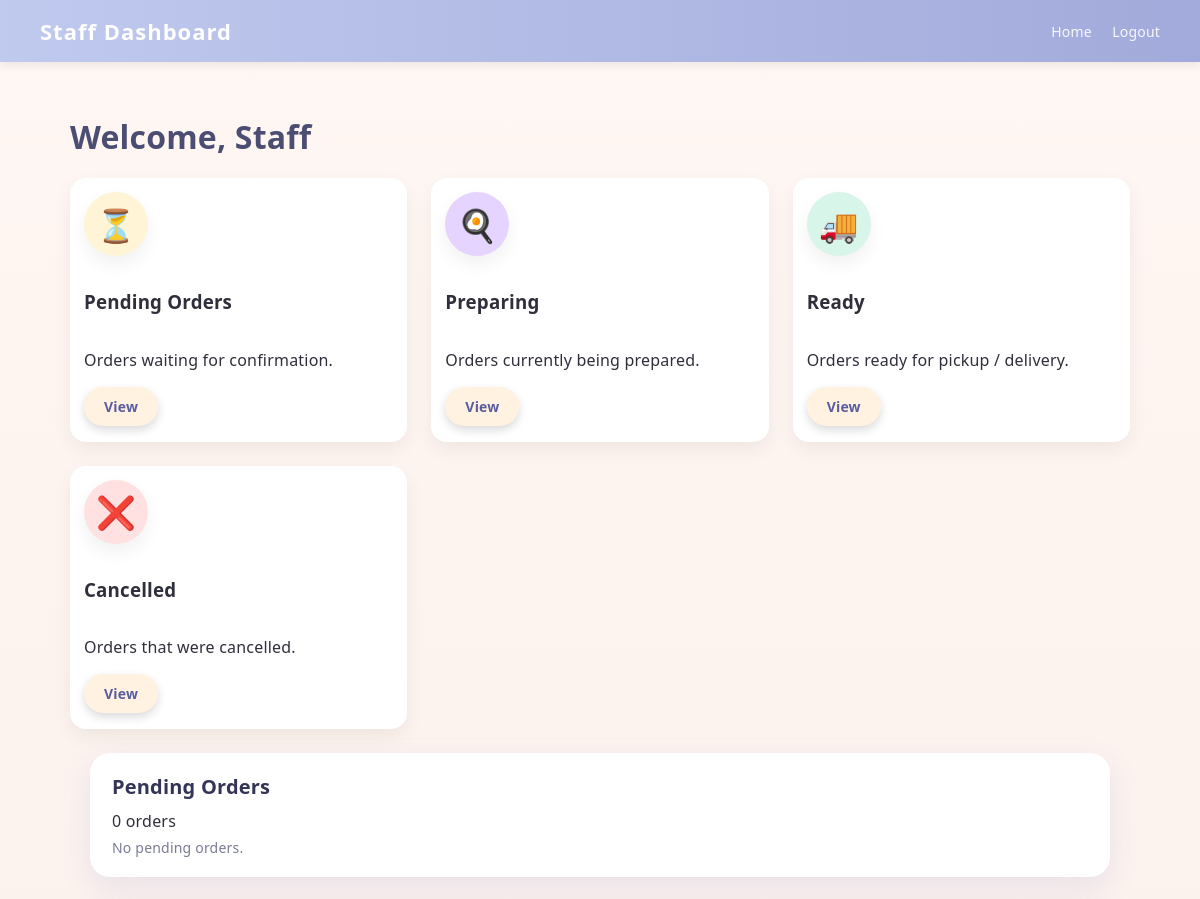
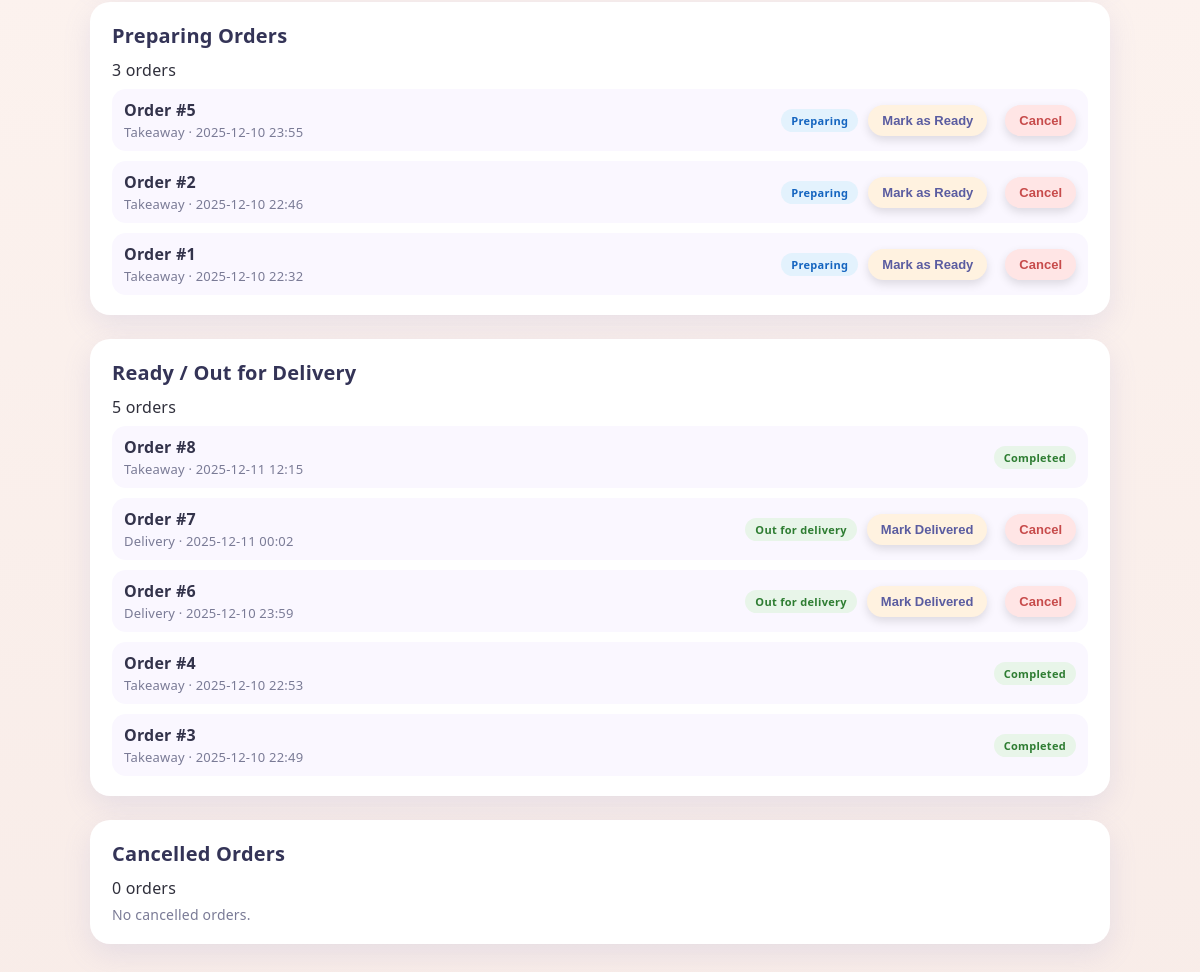
The page /staff/dashboard/ (signed in) on the database as committed earlier (2 pictures, top to bottom).
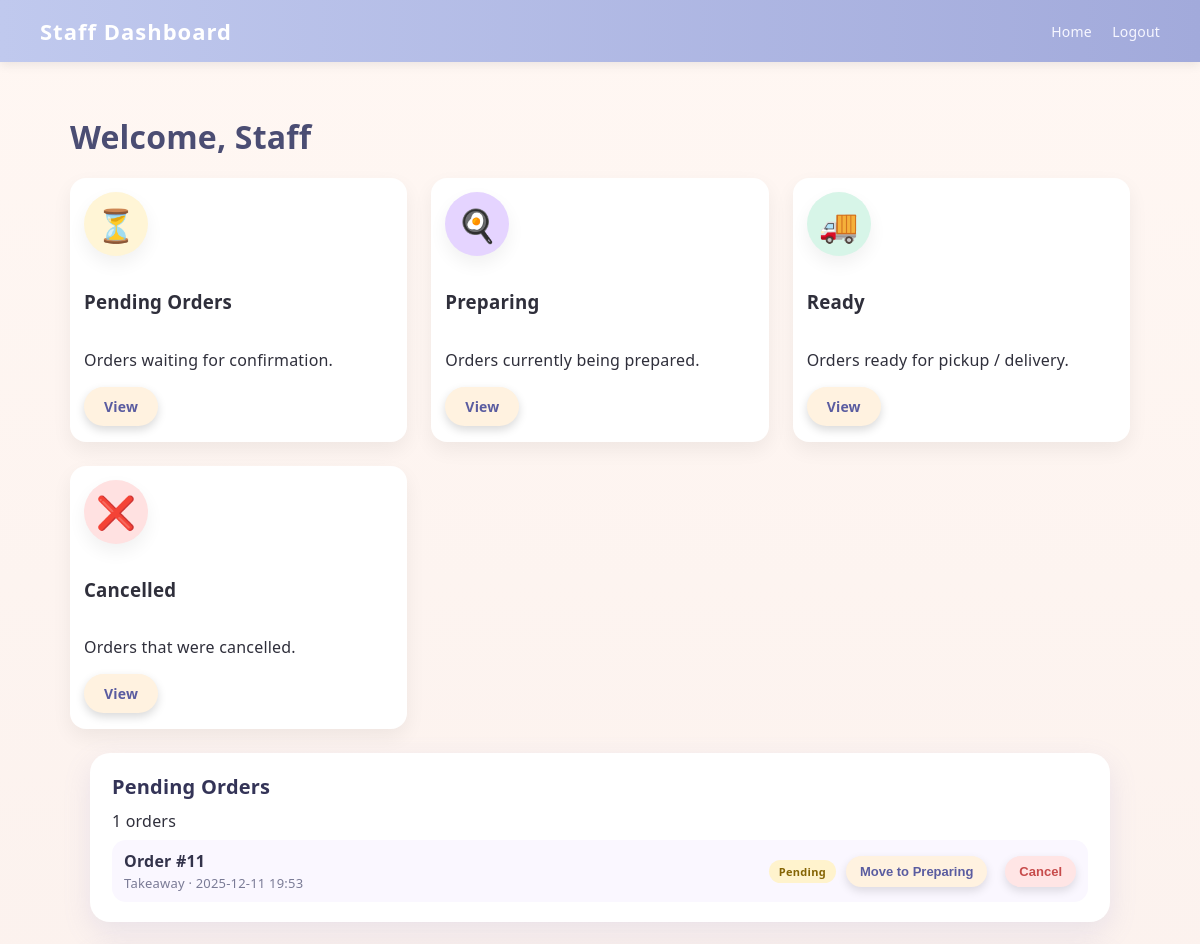
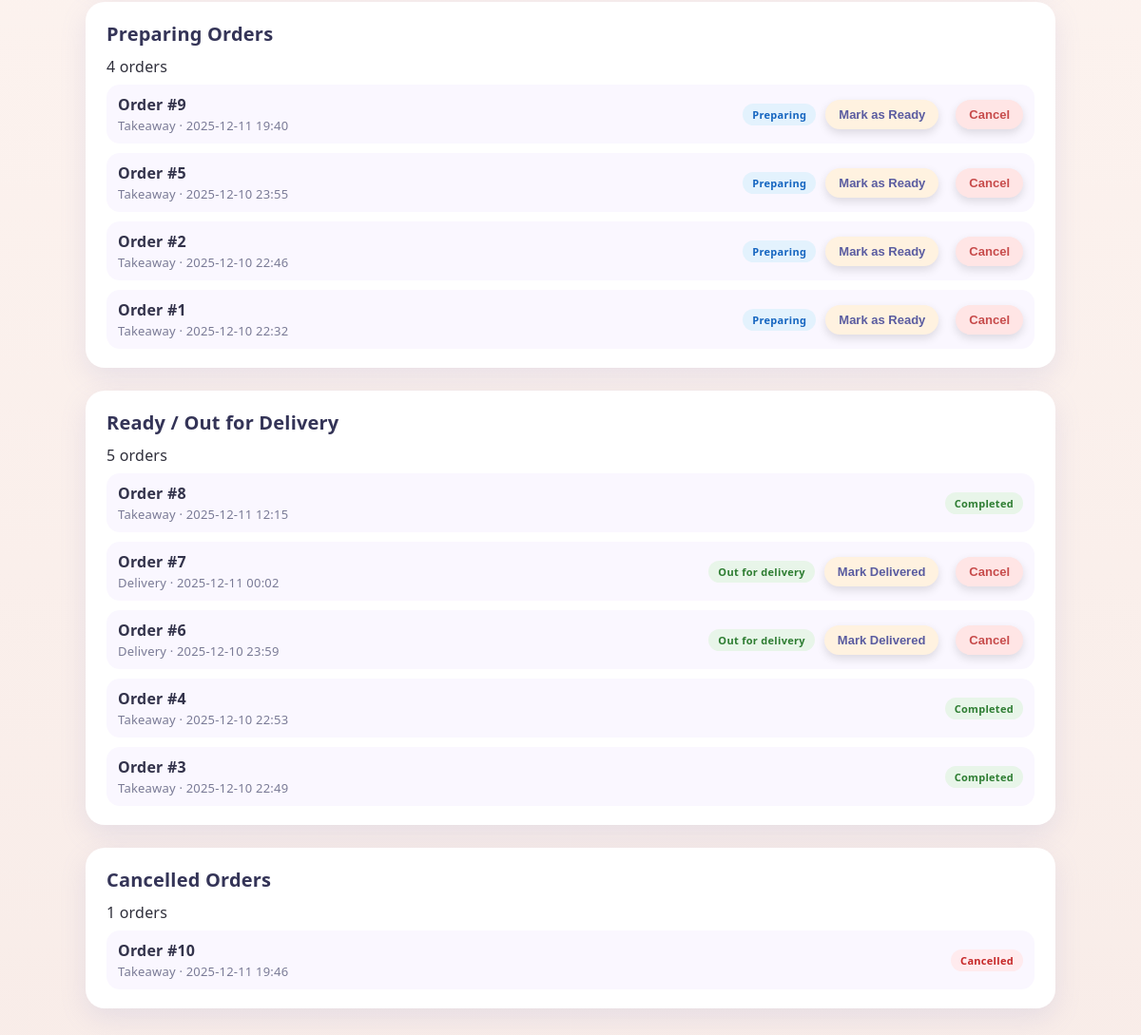
The same page on the database as committed later (2 pictures, top to bottom).
### restaurant/models.py (models this page shows, shortened)
class Order(models.Model):
    STATUS_CHOICES = [
        ('pending', 'Pending'),
        ("preparing", "Preparing"),
        ("out_for_delivery", "Out For Delivery"),
        ("delivered", "Delivered"),
        ('cancelled', 'Cancelled'),
    ]
    TYPE_CHOICES = [
        ("takeaway", "Takeaway"),
        ("delivery", "Delivery"),
    ]
    user = models.ForeignKey(
        User,
        on_delete=models.CASCADE,
        related_name="orders",
    )
    status = models.CharField(
        max_length=30,
        choices=STATUS_CHOICES,
        default="pending"
    )
    order_type = models.CharField(
        max_length=30,
        choices=TYPE_CHOICES,
        default="takeaway",
    )
    total = models.DecimalField(max_digits=8, decimal_places=2, default=0)
    notes = models.CharField(max_length=255, blank=True, null=True)
    created_at = models.DateTimeField(auto_now_add=True)
    is_paid = models.BooleanField(default=False)

### restaurant/views.py (the view)
# urls.py: path("staff/dashboard/", views.staff_dashboard, name="staff_dashboard"),
@login_required
def staff_dashboard(request):
    guard = _ensure_role(request, "staff")
    if guard is not None:
        return guard
    pending_orders = Order.objects.filter(status="pending").order_by("-created_at")
    preparing_orders = Order.objects.filter(status="preparing").order_by("-created_at")
    ready_orders = Order.objects.filter(
        status__in=["delivered", "out_for_delivery"]
    ).order_by("-created_at")
    cancelled_orders = Order.objects.filter(status="cancelled").order_by("-created_at")
    context = {
        "pending_orders": pending_orders,
        "preparing_orders": preparing_orders,
        "ready_orders": ready_orders,
        "cancelled_orders": cancelled_orders,  # جديدة
    }
    return render(request, "restaurant/staff_dashboard.html", context)

### restaurant/views.py (called while the page is built, shortened)
def _ensure_role(request, required_role):
    if not request.user.is_authenticated:
        return redirect("login")
    return None

### restaurant/templates/restaurant/staff_dashboard.html (shortened to what the changed rows need)
{% load static %}
<!DOCTYPE html>
<html lang="en">
<head>
    <link rel="stylesheet" href="{% static 'restaurant/style.css' %}">
</head>
<body class="lr-body">
<main class="lr-main">
    <h1 class="manager-title">Welcome, Staff</h1>
    <section class="staff-orders-page">
        <section id="pending-section" class="staff-orders-card">
            <div class="staff-card-header">
                <h2 class="staff-section-title">Pending Orders</h2>
                <span class="staff-count-badge">
                    {{ pending_orders|length }} orders
                </span>
            </div>
            {% if pending_orders %}
                <ul class="staff-order-list">
                    {% for o in pending_orders %}
                    <li class="staff-order-row">
                        <div class="staff-order-main">
                            <span class="staff-order-id">Order #{{ o.id }}</span>
                            <span class="staff-order-meta">
                                {{ o.order_type|title }} · {{ o.created_at|date:"Y-m-d H:i" }}
                            </span>
                        </div>
                        <div class="staff-order-actions">
                            <span class="staff-badge staff-badge-pending">Pending</span>
                            <form method="post" action="{% url 'staff_update_order_status' o.id %}">
                                <button class="lr-btn-primary staff-order-btn" type="submit">
                                    Move to Preparing
                                </button>
                            </form>
                            <form method="post" action="{% url 'staff_update_order_status' o.id %}">
                                <button class="lr-btn-primary staff-order-btn" type="submit" style="margin-left: 8px; background:#ffe5e5; color:#c74b4b;">
                                    Cancel
                                </button>
                            </form>
                        </div>
                    </li>
                    {% endfor %}
                </ul>
            {% else %}
                <p class="staff-empty">No pending orders.</p>
            {% endif %}
        </section>
        <section id="preparing-section" class="staff-orders-card">
            <div class="staff-card-header">
                <h2 class="staff-section-title">Preparing Orders</h2>
                <span class="staff-count-badge">
                    {{ preparing_orders|length }} orders
                </span>
            </div>
            {% if preparing_orders %}
                <ul class="staff-order-list">
                    {% for o in preparing_orders %}
                    <li class="staff-order-row">
                        <div class="staff-order-main">
                            <span class="staff-order-id">Order #{{ o.id }}</span>
                            <span class="staff-order-meta">
                                {{ o.order_type|title }} · {{ o.created_at|date:"Y-m-d H:i" }}
                            </span>
                        </div>
                        <div class="staff-order-actions">
                            <span class="staff-badge staff-badge-preparing">Preparing</span>
                            <form method="post" action="{% url 'staff_update_order_status' o.id %}">
                                <button class="lr-btn-primary staff-order-btn" type="submit">
                                    Mark as Ready
                                </button>
                            </form>
                            <form method="post" action="{% url 'staff_update_order_status' o.id %}">
                                <button class="lr-btn-primary staff-order-btn" type="submit" style="margin-left: 8px; background:#ffe5e5; color:#c74b4b;">
                                    Cancel
                                </button>
                            </form>
                        </div>
                    </li>
                    {% endfor %}
                </ul>
            {% else %}
                <p class="staff-empty">No preparing orders.</p>
            {% endif %}
        </section>
        <section id="ready-section" class="staff-orders-card">
            <div class="staff-card-header">
                <h2 class="staff-section-title">Ready / Out for Delivery</h2>
            </div>
            {% if ready_orders %}
                <ul class="staff-order-list">
                    {% for o in ready_orders %}
                    <li class="staff-order-row">
                        <div class="staff-order-main">
                            <span class="staff-order-id">Order #{{ o.id }}</span>
                            <span class="staff-order-meta">
                                {{ o.order_type|title }} · {{ o.created_at|date:"Y-m-d H:i" }}
                            </span>
                        </div>
                        <div class="staff-order-actions">
                            <span class="staff-badge staff-badge-ready">
                                {% if o.status == "out_for_delivery" %}
                                    Out for delivery
                                {% else %}
                                    Completed
                                {% endif %}
                            </span>
                            {% if o.status == "out_for_delivery" %}
                                <form method="post" action="{% url 'staff_update_order_status' o.id %}">
                                    <button class="lr-btn-primary staff-order-btn" type="submit">
                                        Mark Delivered
                                    </button>
                                </form>
                                <form method="post" action="{% url 'staff_update_order_status' o.id %}">
                                    <button class="lr-btn-primary staff-order-btn" type="submit" style="margin-left: 8px; background:#ffe5e5; color:#c74b4b;">
                                        Cancel
                                    </button>
                                </form>
                            {% endif %}
                        </div>
                    </li>
                    {% endfor %}
                </ul>
            {% else %}
                <p class="staff-empty">No ready / delivery orders.</p>
            {% endif %}
        </section>
        <section id="cancelled-section" class="staff-orders-card">
            <div class="staff-card-header">
                <h2 class="staff-section-title">Cancelled Orders</h2>
                <span class="staff-count-badge">
                    {{ cancelled_orders|length }} orders
                </span>
            </div>
            {% if cancelled_orders %}
                <ul class="staff-order-list">
                    {% for o in cancelled_orders %}
                    <li class="staff-order-row">
                        <div class="staff-order-main">
                            <span class="staff-order-id">Order #{{ o.id }}</span>
                            <span class="staff-order-meta">
                                {{ o.order_type|title }} · {{ o.created_at|date:"Y-m-d H:i" }}
                            </span>
                        </div>
                        <div class="staff-order-actions">
                            <span class="staff-badge staff-badge-cancelled">Cancelled</span>
                        </div>
                    </li>
                    {% endfor %}
                </ul>
            {% else %}
                <p class="staff-empty">No cancelled orders.</p>
            {% endif %}
        </section>
    </section>
</main>
</body>
</html>

Rows that differ between the two databases and show on the page:
added Order: id "11", order_type "Takeaway", created_at "2025-12-11 19:53", shown under "Pending Orders"
added Order: id "9", order_type "Takeaway", created_at "2025-12-11 19:40", shown under "Preparing Orders"
added Order: id "10", order_type "Takeaway", created_at "2025-12-11 19:46", shown under "Cancelled Orders"
Other text that changed with them:
{{ pending_orders|length }}: "0" → "1"
{{ preparing_orders|length }}: "3" → "4"
{{ cancelled_orders|length }}: "0" → "1"
text no longer shown: "No pending orders. No cancelled orders."
